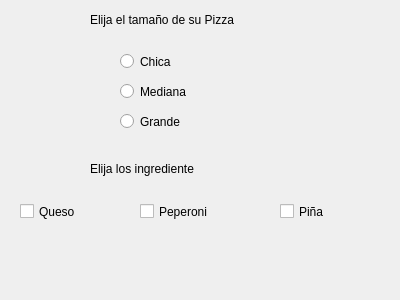
<?xml version="1.0" encoding="UTF-8"?>
<ui version="4.0">
 <class>Dialog</class>
 <widget class="QDialog" name="Dialog">
  <property name="geometry">
   <rect>
    <x>0</x>
    <y>0</y>
    <width>400</width>
    <height>300</height>
   </rect>
  </property>
  <property name="windowTitle">
   <string>Dialog</string>
  </property>
  <widget class="QLabel" name="label">
   <property name="geometry">
    <rect>
     <x>90</x>
     <y>10</y>
     <width>191</width>
     <height>20</height>
    </rect>
   </property>
   <property name="text">
    <string>Elija el tamaño de su Pizza</string>
   </property>
  </widget>
  <widget class="QRadioButton" name="radioButtonCh">
   <property name="geometry">
    <rect>
     <x>120</x>
     <y>50</y>
     <width>112</width>
     <height>23</height>
    </rect>
   </property>
   <property name="text">
    <string>Chica</string>
   </property>
   <attribute name="buttonGroup">
    <string notr="true">buttonGroupTama</string>
   </attribute>
  </widget>
  <widget class="QRadioButton" name="radioButtonMed">
   <property name="geometry">
    <rect>
     <x>120</x>
     <y>80</y>
     <width>112</width>
     <height>23</height>
    </rect>
   </property>
   <property name="text">
    <string>Mediana</string>
   </property>
   <attribute name="buttonGroup">
    <string notr="true">buttonGroupTama</string>
   </attribute>
  </widget>
  <widget class="QRadioButton" name="radioButtonGra">
   <property name="geometry">
    <rect>
     <x>120</x>
     <y>110</y>
     <width>112</width>
     <height>23</height>
    </rect>
   </property>
   <property name="text">
    <string>Grande</string>
   </property>
   <attribute name="buttonGroup">
    <string notr="true">buttonGroupTama</string>
   </attribute>
  </widget>
  <widget class="QLabel" name="label_2">
   <property name="geometry">
    <rect>
     <x>90</x>
     <y>160</y>
     <width>151</width>
     <height>17</height>
    </rect>
   </property>
   <property name="text">
    <string>Elija los ingrediente</string>
   </property>
  </widget>
  <widget class="QCheckBox" name="checkBoxQueso">
   <property name="geometry">
    <rect>
     <x>20</x>
     <y>200</y>
     <width>92</width>
     <height>23</height>
    </rect>
   </property>
   <property name="text">
    <string>Queso</string>
   </property>
  </widget>
  <widget class="QCheckBox" name="checkBox_Peperoni">
   <property name="geometry">
    <rect>
     <x>140</x>
     <y>200</y>
     <width>92</width>
     <height>23</height>
    </rect>
   </property>
   <property name="text">
    <string>Peperoni</string>
   </property>
  </widget>
  <widget class="QCheckBox" name="checkBox_Pina">
   <property name="geometry">
    <rect>
     <x>280</x>
     <y>200</y>
     <width>92</width>
     <height>23</height>
    </rect>
   </property>
   <property name="text">
    <string>Piña</string>
   </property>
  </widget>
  <widget class="QLabel" name="labelOutput">
   <property name="geometry">
    <rect>
     <x>30</x>
     <y>250</y>
     <width>331</width>
     <height>17</height>
    </rect>
   </property>
   <property name="text">
    <string/>
   </property>
  </widget>
 </widget>
 <resources/>
 <connections/>
 <buttongroups>
  <buttongroup name="buttonGroupTama"/>
 </buttongroups>
</ui>
